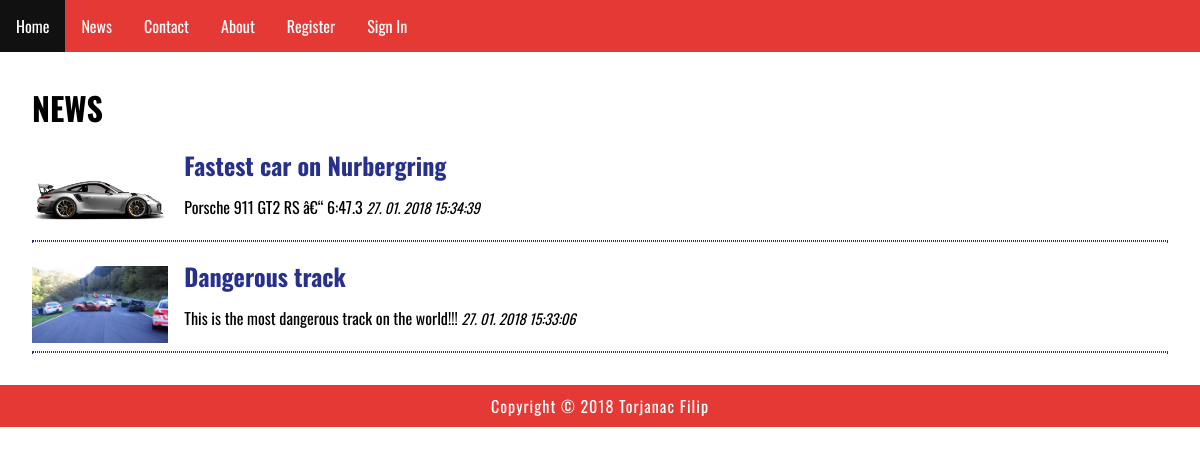
/index.php?menu=2, run on the app's committed database.
### tables this page shows
CREATE TABLE `news` (
  `id` int(11) NOT NULL,
  `title` varchar(255) NOT NULL,
  `description` text NOT NULL,
  `date` timestamp NOT NULL DEFAULT CURRENT_TIMESTAMP ON UPDATE CURRENT_TIMESTAMP,
  `picture` varchar(255) NOT NULL,
  `archive` enum('Y','N') NOT NULL
);

### functions.php (called while the page is built)
<?php
	function pickerDateToMysql($pickerDate){
		$date = DateTime::createFromFormat('Y-m-d H:i:s', $pickerDate);
		return $date->format('d. m. Y H:i:s');
	}
?>

### news.php (the view)
<?php
	if (isset($action) && $action != '') {
		$query  = "SELECT * FROM news";
		$query .= " WHERE id=" . $_GET['action'];
		$result = @mysqli_query($MySQL, $query);
		$row = @mysqli_fetch_array($result);
			print '
			<div class="news">
				<img src="news/' . $row['picture'] . '" alt="' . $row['title'] . '" title="' . $row['title'] . '">
				<h2>' . $row['title'] . '</h2>
				<p>'  . $row['description'] . '</p>
				<time datetime="' . $row['date'] . '">' . pickerDateToMysql($row['date']) . '</time>
				<hr>
			</div>';
	}
	else {
		print '<h1>NEWS</h1>';
		$query  = "SELECT * FROM news";
		$query .= " WHERE archive='N'";
		$query .= " ORDER BY date DESC";
		$result = @mysqli_query($MySQL, $query);
		while($row = @mysqli_fetch_array($result)) {
			print '
			<div class="news">
				<img src="news/' . $row['picture'] . '" alt="' . $row['title'] . '" title="' . $row['title'] . '">
				<h2>' . $row['title'] . '</h2>';
				if(strlen($row['description']) > 300) {
					echo substr(strip_tags($row['description']), 0, 300).'... <a href="index.php?menu=' . $menu . '&amp;action=' . $row['id'] . '">More</a>';
				} else {
					echo strip_tags($row['description']);
				}
				print '
				<time datetime="' . $row['date'] . '">' . pickerDateToMysql($row['date']) . '</time>
				<hr>
			</div>';
		}
	}
?>

### index.php (shortened to what this page needs)
<?php
	include ("dbconn.php");
    if(isset($_GET['menu'])) { $menu   = (int)$_GET['menu']; }
    include_once("functions.php");
print '
<!DOCTYPE html>
<html>
	<head>
		<link rel="stylesheet" href="style.css">
		<meta name="viewport" content="width=device-width; initial-scale=1.0; maximum-scale=1.0; user-scalable=0;">
        <meta http-equiv="content-type" content="text/html; charset=utf-8">
        <meta name="description" content="some description">
        <meta name="keywords" content="keyword 1, keyword 2, keyword 3, keyword 4, ...">
		<meta itemprop="name" content="Hello Example">
		<meta itemprop="description" content="Some description">
		<meta itemprop="image" content="Your URL">
		<meta property="og:title" content="Hello Example">
		<meta property="og:type" content="article">
		<meta property="og:url" content="Your URL">
		<meta property="og:image" content="Your URL">
		<meta property="og:description" content="Some description">
		<meta property="article:tag" content="keyword 1, keyword 2, keyword 3, keyword 4, ...">
		<meta name="twitter:title" content="Hello Example">
		<meta name="twitter:description" content="Some description">
        <meta name="author" content="author">
		<link rel="icon" href="favicon.ico" type="image/x-icon"/>
		<link rel="shortcut icon" href="favicon.ico" type="image/x-icon"/>
		<link href="https://fonts.googleapis.com/css?family=Oswald" rel="stylesheet">
		<title>Nurburgring</title>
	</head>
<body>
	<header>
		<nav>';
			include("menu.php");
		print '</nav>
	</header>
	<main>';
	if (!isset($menu) || $menu == 1) { include("home.php"); }
	else if ($menu == 2) { include("news.php"); }
	else if ($menu == 3) { include("contact.php"); }
	else if ($menu == 4) { include("about-us.php"); }
	else if ($menu == 5) { include("register.php"); }
	else if ($menu == 6) { include("signin.php"); }
	else if ($menu == 7) { include("admin.php"); }
	print '
	</main>
	<footer>
		<p>Copyright &copy; ' . date("Y") . ' Torjanac Filip</p>
	</footer>
</body>
</html>';
?>

### menu.php
<?php
	print '
	<ul>
		<li><a href="index.php?menu=1">Home</a></li>
		<li><a href="index.php?menu=2">News</a></li>
		<li><a href="index.php?menu=3">Contact</a></li>
		<li><a href="index.php?menu=4">About</a></li>';
		if (!isset($_SESSION['user']['valid']) || $_SESSION['user']['valid'] == 'false') {
			print '
			<li><a href="index.php?menu=5">Register</a></li>
			<li><a href="index.php?menu=6">Sign In</a></li>';
		}
		else if ($_SESSION['user']['valid'] == 'true') {
			print '
			<li><a href="index.php?menu=7">Admin</a></li>
			<li><a href="signout.php">Sign Out</a></li>';
		}
		print '
	</ul>';
?>

### style.css (style rules this page uses)
body, html { font-family: 'Oswald', sans-serif; margin: 0; font-size: 16px; }
header { display: block; width: 100%; }
ul { list-style-type: none; margin: 0; padding: 0; overflow: hidden; background-color: #E53935; }
li { float: left; }
li a { display: block; color: white; text-align: center; padding: 14px 16px; text-decoration: none; }
h1,h2 { margin: 0.5em 0; font-size: 2em; }
h2 { font-size: 1.5em; color: #27318b; }
main { margin: 2em; }
p { margin: 1em 0; line-height: 1.4em; letter-spacing: 1px; }
.news img { width: 12%; float: left; padding: 0.5em 0; margin: 0 1em 0 0; }
.news h2 { margin: 0.5em 0; font-size: 1.5em; color: #27318b; }
.news hr { margin: 1em 0; border: 1px dotted #27318b; clear: both; }
.news time { font-size: 90%; font-style: italic; }
img { width: 100%; }
footer { background-color: #E53935; padding: 0.1em; clear: both; }
footer p { color: white; text-align: center; margin: 0.5em; }

### data on the page
news: picture (picture), title "Fastest car on Nurbergring", description "Porsche 911 GT2 RS â€“ 6:47.3", date "27. 01. 2018 15:34:39"
news: picture (picture), title "Dangerous track", description "This is the most dangerous track on the world!!!", date "27. 01. 2018 15:33:06"
